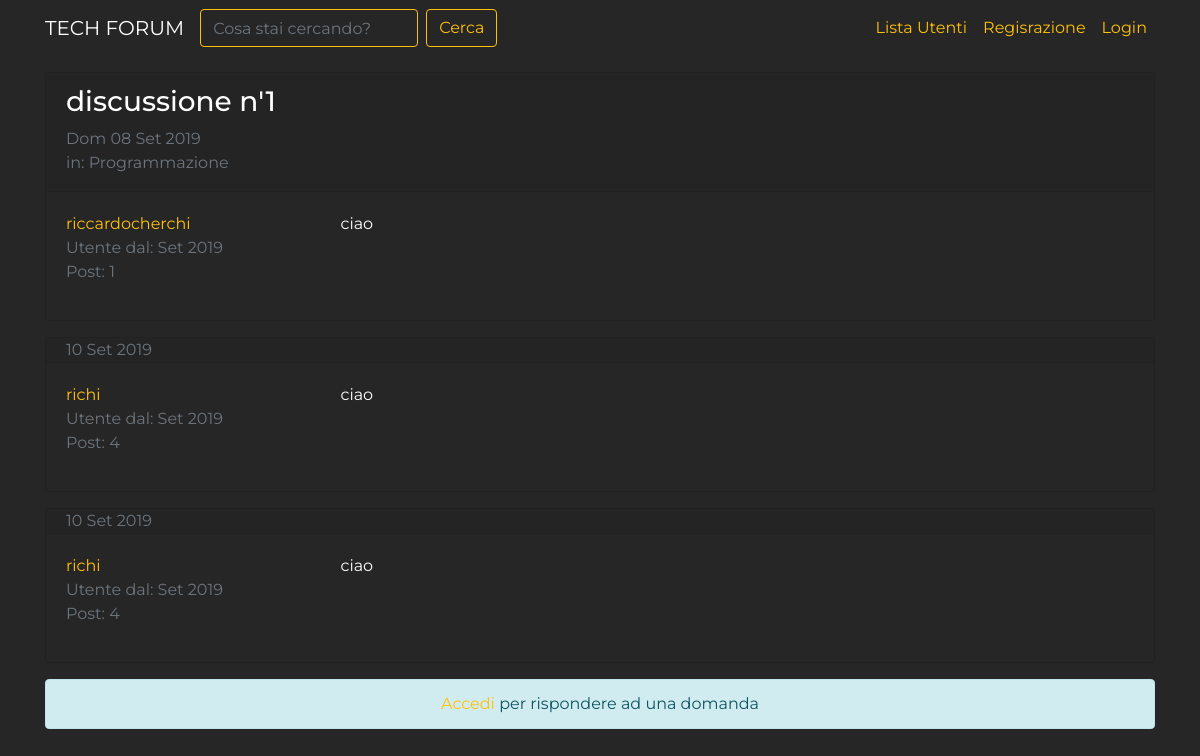
The page /forum/discussione/2 on the database its author committed.
### forum/models.py (models this page shows, shortened)
class Discussione(models.Model):
    titolo = models.CharField(max_length=120)
    data_creazione = models.DateTimeField(auto_now_add=True)
    autore_discussione = models.ForeignKey(User, on_delete=models.CASCADE, related_name="discussioni", null=True)
    sezione_appartenenza = models.ForeignKey(Sezione, on_delete=models.CASCADE, related_name="sezioni", null=True)
    class Meta:
        verbose_name = "Discussione"
        verbose_name_plural = "Discussioni"

class Post(models.Model):
    autore_post = models.ForeignKey(User, on_delete=models.CASCADE, related_name="posts", blank=True, null=True)
    contenuto = models.TextField()
    data_creazione = models.DateTimeField(auto_now_add=True)
    discussione = models.ForeignKey(Discussione, on_delete=models.CASCADE, blank=True, null=True)

class Sezione(models.Model):
    nome_sezione = models.CharField(max_length= 80)
    descrizione = models.CharField(max_length=150, blank=True, null=True)
    logo_sezione = models.ImageField(blank=True, null=True)
    def __str__(self):
        return self.nome_sezione
    class Meta:
        verbose_name = "Sezione"
        verbose_name_plural = "Sezioni"

### forum/views.py (the view)
# urls.py: path('discussione/<int:pk>', views.visulizzaDiscussione, name="discussione_view"),
def visulizzaDiscussione(request, pk):
    discussione = get_object_or_404(Discussione, pk=pk)
    posts_discussione = Post.objects.filter(discussione=discussione)
    form_risposta = PostModelForm()
    contetext = {"discussione": discussione, "post_discussione":posts_discussione, 'form_risposta': form_risposta}
    return render(request, "forum/singola_discussione.html", contetext)

### forum/forms.py
class PostModelForm(forms.ModelForm):
    class Meta:
        model = Post
        fields = ['contenuto']
        widgets = {
            "contenuto": forms.Textarea(attrs={'rows':'5'})
        }
        labels = {
            "contenuto": "Messaggio"
        }

### forum/templates/forum/singola_discussione.html (shortened to what this page needs)
{% extends 'base.html' %}
{% load crispy_forms_tags %}
{% block content %}
    {% for post in post_discussione %}
    <div class="card my-3">
        {% if forloop.first %}
            <div class="card-header pb-0">
                <h3>{{ discussione.titolo }}</h3>
                <p class="text-muted">{{ discussione.data_creazione|date:"D d M Y" }}
                <br>in: {{ discussione.sezione_appartenenza }}</p>
            </div>
        {% else %}
            <div class="card-header py-0">
                <p class="text-muted mb-0">
                    {{ post.data_creazione|date:"d M Y" }}
                </p>
            </div>
        {% endif %}
            <div class="card-body">
                <div class="row">
                    <div class="col-xl-3 col-4">
                        <p class="mb-0"><a href="{% url 'user_profile' username=post.autore_post %}">{{ post.autore_post }}</a></p>
                        <p class="text-muted mb-0">Utente dal: {{ post.autore_post.date_joined|date:"M Y" }}</p>
                        <p class="text-muted">Post: {{ post.autore_post.posts.count }}</p>
                    </div>
                    <div class="col-xl-9 col-8">
                         <p class="my-0">{{ post.contenuto|linebreaks }}</p>
                    </div>
                </div>
            </div>
        </div>
    {% endfor %}
    {% if request.user.is_authenticated %}
        {% include 'forum/form_risposta.html' %}
    {% else %}
        <div class="alert alert-info text-center" role="alert">
            <a href="{% url 'login' %}?next={{ request.get_full_path }}">Accedi</a> per rispondere ad una domanda
        </div>
    {% endif %}
{% endblock content %}

### templates/base.html (shortened to what this page needs)
{% load static %}
<!doctype html>
<html lang="en">
  <head>
    <link rel="stylesheet" href="https://stackpath.bootstrapcdn.com/bootstrap/4.3.1/css/bootstrap.min.css">
    <link rel="stylesheet" href="{% static 'agora.css' %}">
  </head>
  <body>
    <nav class="navbar navbar-expand-lg navbar-dark bg-color" style="background-color:#262626;">
    <div class="container">
      <a class="navbar-brand" href="/">TECH FORUM</a>
      <div class="collapse navbar-collapse" id="navbarSupportedContent">
      <form action="{% url 'funzione_cerca' %}" class="form-inline my-2 my-lg-0">
          <input name="q" class="form-control mr-sm-2" type="search" placeholder="Cosa stai cercando?" aria-label="Search">
          <button class="btn btn-outline-warning my-2 my-sm-0" type="submit">Cerca</button>
        </form>
        <ul class="navbar-nav ml-auto">
          <li class="nav-item">
            <a class="nav-link" href="{% url 'user_list' %}">Lista Utenti<span class="sr-only">(current)</span></a>
          </li>
            {% if request.user.is_authenticated %}
              <li class="nav-item dropdown">
                <a class="nav-link dropdown-toggle" href="#" id="navbarDropdown" role="button" data-toggle="dropdown" aria-haspopup="true" aria-expanded="false">
                  {{ request.user.username }}
                </a>
                <div class="dropdown-menu" aria-labelledby="navbarDropdown">
                  <a class="dropdown-item" href="{% url 'user_profile' username=user.username %}">Profilo</a>
                  <a class="dropdown-item" href="{% url 'password_change' %}">Aggiorna password</a>
                    {% if request.user.is_staff %}
                  <a class="dropdown-item" href="{% url 'crea_sezione' %}">Crea Sezione</a>
                     {% endif %}
                  <div class="dropdown-divider"></div>
                  <a class="dropdown-item" href="{% url 'logout' %}">Esci</a>
                </div>
              </li>
            {% else %}
              <li class="nav-item">
                <a class="nav-link" href="{% url 'registration_view' %}">Regisrazione<span class="sr-only">(current)</span></a>
              </li>
              <li class="nav-item">
                <a class="nav-link" href="{% url 'login' %}">Login</a>
              </li>
            {% endif %}
        </ul>
      </div>
     </div>
    </nav>
    <div class="container">
        {% block content %}
        {% endblock content %}
    </div>
  </body>
</html>

### static-storage/agora.css (style rules this page uses)
body { font-family: "Montserrat", sans-serif; background-color: #262626; color: white; }
.card { background-color: #262626; }
.navbar-dark .navbar-nav .nav-link { color: #ffc107; }
a { color: #ffc107; }
input[type=search] { background-color: #262626; border-color: #ffc107; }

### rows shown on the page
Post: autore_post "riccardocherchi", autore_post.date_joined "Set 2019", autore_post.posts.count "1", contenuto "ciao"
Discussione: titolo "discussione n'1", data_creazione "Dom 08 Set 2019", sezione_appartenenza "Programmazione"
Post: data_creazione "10 Set 2019", autore_post "richi", autore_post.date_joined "Set 2019", autore_post.posts.count "4", contenuto "ciao"
Post: data_creazione "10 Set 2019", autore_post "richi", autore_post.date_joined "Set 2019", autore_post.posts.count "4", contenuto "ciao"
